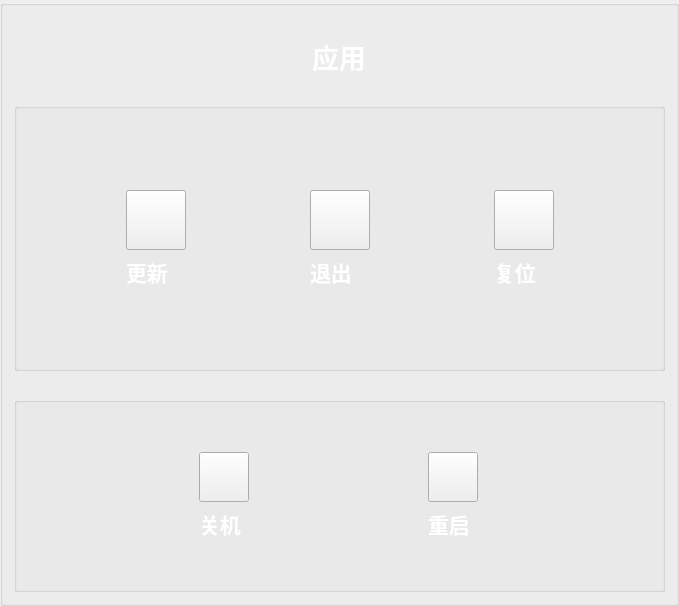
         <widget class="QGroupBox" name="groupBox_23">
          <property name="title">
           <string/>
          </property>
          <layout class="QGridLayout" name="gridLayout_6">
           <item row="2" column="1">
            <spacer name="verticalSpacer_24">
             <property name="orientation">
              <enum>Qt::Vertical</enum>
             </property>
             <property name="sizeType">
              <enum>QSizePolicy::Fixed</enum>
             </property>
             <property name="sizeHint" stdset="0">
              <size>
               <width>20</width>
               <height>20</height>
              </size>
             </property>
            </spacer>
           </item>
           <item row="3" column="0" rowspan="2" colspan="3">
            <widget class="QGroupBox" name="groupBox_2">
             <property name="styleSheet">
              <string notr="true"/>
             </property>
             <property name="title">
              <string/>
             </property>
             <layout class="QGridLayout" name="gridLayout_2">
              <item row="0" column="3">
               <spacer name="verticalSpacer">
                <property name="orientation">
                 <enum>Qt::Vertical</enum>
                </property>
                <property name="sizeHint" stdset="0">
                 <size>
                  <width>20</width>
                  <height>40</height>
                 </size>
                </property>
               </spacer>
              </item>
              <item row="1" column="0">
               <spacer name="horizontalSpacer">
                <property name="orientation">
                 <enum>Qt::Horizontal</enum>
                </property>
                <property name="sizeHint" stdset="0">
                 <size>
                  <width>58</width>
                  <height>20</height>
                 </size>
                </property>
               </spacer>
              </item>
              <item row="1" column="1">
               <widget class="QPushButton" name="pushButton_update">
                <property name="minimumSize">
                 <size>
                  <width>60</width>
                  <height>60</height>
                 </size>
                </property>
                <property name="maximumSize">
                 <size>
                  <width>60</width>
                  <height>60</height>
                 </size>
                </property>
                <property name="font">
                 <font>
                  <weight>75</weight>
                  <bold>true</bold>
                 </font>
                </property>
                <property name="text">
                 <string/>
                </property>
                <property name="iconSize">
                 <size>
                  <width>50</width>
                  <height>50</height>
                 </size>
                </property>
               </widget>
              </item>
              <item row="1" column="2">
               <spacer name="horizontalSpacer_2">
                <property name="orientation">
                 <enum>Qt::Horizontal</enum>
                </property>
                <property name="sizeHint" stdset="0">
                 <size>
                  <width>118</width>
                  <height>20</height>
                 </size>
                </property>
               </spacer>
              </item>
              <item row="1" column="3">
               <widget class="QPushButton" name="pushButton_exit">
                <property name="minimumSize">
                 <size>
                  <width>60</width>
                  <height>60</height>
                 </size>
                </property>
                <property name="maximumSize">
                 <size>
                  <width>60</width>
                  <height>60</height>
                 </size>
                </property>
                <property name="font">
                 <font>
                  <weight>75</weight>
                  <bold>true</bold>
                 </font>
                </property>
                <property name="text">
                 <string/>
                </property>
                <property name="iconSize">
                 <size>
                  <width>50</width>
                  <height>50</height>
                 </size>
                </property>
               </widget>
              </item>
              <item row="1" column="4">
               <spacer name="horizontalSpacer_3">
                <property name="orientation">
                 <enum>Qt::Horizontal</enum>
                </property>
                <property name="sizeHint" stdset="0">
                 <size>
                  <width>118</width>
                  <height>20</height>
                 </size>
                </property>
               </spacer>
              </item>
              <item row="1" column="5">
               <widget class="QPushButton" name="pushButton_reset">
                <property name="minimumSize">
                 <size>
                  <width>60</width>
                  <height>60</height>
                 </size>
                </property>
                <property name="maximumSize">
                 <size>
                  <width>60</width>
                  <height>60</height>
                 </size>
                </property>
                <property name="font">
                 <font>
                  <weight>75</weight>
                  <bold>true</bold>
                 </font>
                </property>
                <property name="text">
                 <string/>
                </property>
                <property name="iconSize">
                 <size>
                  <width>50</width>
                  <height>50</height>
                 </size>
                </property>
               </widget>
              </item>
              <item row="1" column="6">
               <spacer name="horizontalSpacer_4">
                <property name="orientation">
                 <enum>Qt::Horizontal</enum>
                </property>
                <property name="sizeHint" stdset="0">
                 <size>
                  <width>58</width>
                  <height>20</height>
                 </size>
                </property>
               </spacer>
              </item>
              <item row="2" column="0">
               <spacer name="horizontalSpacer_6">
                <property name="orientation">
                 <enum>Qt::Horizontal</enum>
                </property>
                <property name="sizeHint" stdset="0">
                 <size>
                  <width>58</width>
                  <height>20</height>
                 </size>
                </property>
               </spacer>
              </item>
              <item row="2" column="1">
               <widget class="QLabel" name="label_update">
                <property name="maximumSize">
                 <size>
                  <width>16777215</width>
                  <height>33</height>
                 </size>
                </property>
                <property name="font">
                 <font>
                  <family>微软雅黑 Light</family>
                  <pointsize>16</pointsize>
                  <weight>75</weight>
                  <bold>true</bold>
                 </font>
                </property>
                <property name="styleSheet">
                 <string notr="true">color:white</string>
                </property>
                <property name="text">
                 <string>更新</string>
                </property>
               </widget>
              </item>
              <item row="2" column="2">
               <spacer name="horizontalSpacer_7">
                <property name="orientation">
                 <enum>Qt::Horizontal</enum>
                </property>
                <property name="sizeHint" stdset="0">
                 <size>
                  <width>118</width>
                  <height>20</height>
                 </size>
                </property>
               </spacer>
              </item>
              <item row="2" column="3">
               <widget class="QLabel" name="label_exit">
                <property name="maximumSize">
                 <size>
                  <width>16777215</width>
                  <height>33</height>
                 </size>
                </property>
                <property name="font">
                 <font>
                  <family>微软雅黑 Light</family>
                  <pointsize>16</pointsize>
                  <weight>75</weight>
                  <bold>true</bold>
                 </font>
                </property>
                <property name="autoFillBackground">
                 <bool>false</bool>
                </property>
                <property name="styleSheet">
                 <string notr="true">color:white</string>
                </property>
                <property name="text">
                 <string>退出</string>
                </property>
               </widget>
              </item>
              <item row="2" column="4">
               <spacer name="horizontalSpacer_8">
                <property name="orientation">
                 <enum>Qt::Horizontal</enum>
                </property>
                <property name="sizeHint" stdset="0">
                 <size>
                  <width>118</width>
                  <height>20</height>
                 </size>
                </property>
               </spacer>
              </item>
              <item row="2" column="5">
               <widget class="QLabel" name="label_reset">
                <property name="maximumSize">
                 <size>
                  <width>16777215</width>
                  <height>33</height>
                 </size>
                </property>
                <property name="font">
                 <font>
                  <family>微软雅黑 Light</family>
                  <pointsize>16</pointsize>
                  <weight>75</weight>
                  <bold>true</bold>
                 </font>
                </property>
                <property name="styleSheet">
                 <string notr="true">color:white</string>
                </property>
                <property name="text">
                 <string>复位</string>
                </property>
               </widget>
              </item>
              <item row="2" column="6">
               <spacer name="horizontalSpacer_5">
                <property name="orientation">
                 <enum>Qt::Horizontal</enum>
                </property>
                <property name="sizeHint" stdset="0">
                 <size>
                  <width>58</width>
                  <height>20</height>
                 </size>
                </property>
               </spacer>
              </item>
              <item row="3" column="3">
               <spacer name="verticalSpacer_2">
                <property name="orientation">
                 <enum>Qt::Vertical</enum>
                </property>
                <property name="sizeHint" stdset="0">
                 <size>
                  <width>20</width>
                  <height>40</height>
                 </size>
                </property>
               </spacer>
              </item>
             </layout>
            </widget>
           </item>
           <item row="1" column="1" alignment="Qt::AlignHCenter">
            <widget class="QLabel" name="label_12">
             <property name="sizePolicy">
              <sizepolicy hsizetype="Preferred" vsizetype="Preferred">
               <horstretch>0</horstretch>
               <verstretch>0</verstretch>
              </sizepolicy>
             </property>
             <property name="maximumSize">
              <size>
               <width>400</width>
               <height>16777215</height>
              </size>
             </property>
             <property name="font">
              <font>
               <family>微软雅黑 Light</family>
               <pointsize>20</pointsize>
               <weight>75</weight>
               <bold>true</bold>
              </font>
             </property>
             <property name="styleSheet">
              <string notr="true">color:white</string>
             </property>
             <property name="text">
              <string>应用</string>
             </property>
            </widget>
           </item>
           <item row="5" column="0">
            <spacer name="verticalSpacer_10">
             <property name="orientation">
              <enum>Qt::Vertical</enum>
             </property>
             <property name="sizeType">
              <enum>QSizePolicy::Fixed</enum>
             </property>
             <property name="sizeHint" stdset="0">
              <size>
               <width>20</width>
               <height>20</height>
              </size>
             </property>
            </spacer>
           </item>
           <item row="4" column="1">
            <spacer name="verticalSpacer_5">
             <property name="orientation">
              <enum>Qt::Vertical</enum>
             </property>
             <property name="sizeHint" stdset="0">
              <size>
               <width>20</width>
               <height>268</height>
              </size>
             </property>
            </spacer>
           </item>
           <item row="6" column="0" colspan="3">
            <widget class="QGroupBox" name="groupBox_3">
             <property name="minimumSize">
              <size>
               <width>651</width>
               <height>0</height>
              </size>
             </property>
             <property name="styleSheet">
              <string notr="true"/>
             </property>
             <property name="title">
              <string/>
             </property>
             <layout class="QGridLayout" name="gridLayout_4">
              <item row="0" column="0">
               <spacer name="verticalSpacer_3">
                <property name="orientation">
                 <enum>Qt::Vertical</enum>
                </property>
                <property name="sizeHint" stdset="0">
                 <size>
                  <width>20</width>
                  <height>40</height>
                 </size>
                </property>
               </spacer>
              </item>
              <item row="1" column="0">
               <widget class="QPushButton" name="pushButton_shutdown">
                <property name="minimumSize">
                 <size>
                  <width>50</width>
                  <height>50</height>
                 </size>
                </property>
                <property name="maximumSize">
                 <size>
                  <width>50</width>
                  <height>50</height>
                 </size>
                </property>
                <property name="font">
                 <font>
                  <weight>75</weight>
                  <bold>true</bold>
                 </font>
                </property>
                <property name="text">
                 <string/>
                </property>
               </widget>
              </item>
              <item row="1" column="1">
               <widget class="QPushButton" name="pushButton_restart">
                <property name="minimumSize">
                 <size>
                  <width>50</width>
                  <height>50</height>
                 </size>
                </property>
                <property name="maximumSize">
                 <size>
                  <width>50</width>
                  <height>50</height>
                 </size>
                </property>
                <property name="font">
                 <font>
                  <weight>75</weight>
                  <bold>true</bold>
                 </font>
                </property>
                <property name="text">
                 <string/>
                </property>
               </widget>
              </item>
              <item row="2" column="0">
               <widget class="QLabel" name="label_shutdown">
                <property name="maximumSize">
                 <size>
                  <width>16777215</width>
                  <height>33</height>
                 </size>
                </property>
                <property name="font">
                 <font>
                  <family>微软雅黑 Light</family>
                  <pointsize>16</pointsize>
                  <weight>75</weight>
                  <bold>true</bold>
                 </font>
                </property>
                <property name="styleSheet">
                 <string notr="true">color:white</string>
                </property>
                <property name="text">
                 <string>关机</string>
                </property>
               </widget>
              </item>
              <item row="2" column="1">
               <widget class="QLabel" name="label_restart">
                <property name="maximumSize">
                 <size>
                  <width>16777215</width>
                  <height>33</height>
                 </size>
                </property>
                <property name="font">
                 <font>
                  <family>微软雅黑 Light</family>
                  <pointsize>16</pointsize>
                  <weight>75</weight>
                  <bold>true</bold>
                 </font>
                </property>
                <property name="styleSheet">
                 <string notr="true">color:white</string>
                </property>
                <property name="text">
                 <string>重启</string>
                </property>
               </widget>
              </item>
              <item row="3" column="0">
               <spacer name="verticalSpacer_4">
                <property name="orientation">
                 <enum>Qt::Vertical</enum>
                </property>
                <property name="sizeHint" stdset="0">
                 <size>
                  <width>20</width>
                  <height>40</height>
                 </size>
                </property>
               </spacer>
              </item>
             </layout>
            </widget>
           </item>
           <item row="0" column="1">
            <spacer name="verticalSpacer_26">
             <property name="orientation">
              <enum>Qt::Vertical</enum>
             </property>
             <property name="sizeType">
              <enum>QSizePolicy::Fixed</enum>
             </property>
             <property name="sizeHint" stdset="0">
              <size>
               <width>20</width>
               <height>20</height>
              </size>
             </property>
            </spacer>
           </item>
          </layout>
         </widget>
